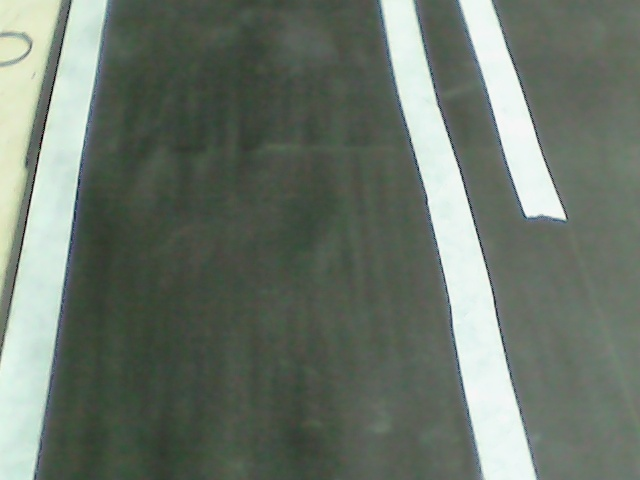
#> input picture DATA COLLECTED/IMG0/Image_1683151327238264.jpg, 640 x 480 px, given in place of the camera
$ python hypid.py
#> lines starting #> are read from the running program, lines starting #| are printed output that depends on the picture; after the words box and inside, x2 and y2 are one past the last pixel; in counts of white or black regions, pixels touching at a corner belong together
import cv2
import numpy as np
import math
import time

def getedge(frame):
    framehsv= cv2.cvtColor(frame,cv2.COLOR_BGR2HSV)
    lower_bound=np.array([80,50,0], dtype="uint8")
    upper_bound=np.array([255,255,255], dtype="uint8")
    maskframe=cv2.inRange(framehsv,lower_bound,upper_bound)
    canny=cv2.Canny(maskframe,50,150)
    return canny


def area_of_interest(edges):
    height, width = edges.shape
    mask = np.zeros_like(edges)

    polygon = np.array([[
        (0,height),
        (0,0),
        (width ,0),
        (width , height),
    ]], np.int32)

    cv2.fillPoly(mask, polygon, 255)

    cropped_edges = cv2.bitwise_and(edges, mask)
    cv2.imshow("roi",cropped_edges)
    return cropped_edges

def getlinerequired(cropped_edges):
    rho = 1
    theta = np.pi / 180
    min_threshold = 10
    line_segments = cv2.HoughLinesP(cropped_edges, rho, theta, min_threshold, np.array([]), minLineLength=5, maxLineGap=150)
    return line_segments

def average_slope_intercept(frame, line_segments):
    lane_lines = []

    if line_segments is None:
        print("no line segment detected")
        return lane_lines

    height, width,_ = frame.shape
    left_fit = []
    right_fit = []
    boundary = 1/3

    left_region_boundary = width * (1 - boundary)
    right_region_boundary = width * boundary

    for line_segment in line_segments:
        for x1, y1, x2, y2 in line_segment:
            if x1 == x2:
                #print("skipping vertical lines (slope = infinity)")
                continue

            fit = np.polyfit((x1, x2), (y1, y2), 1)
            slope = (y2 - y1) / (x2 - x1)
            intercept = y1 - (slope * x1)

            if slope < 0:
                if x1 < left_region_boundary and x2 < left_region_boundary:
                    left_fit.append((slope, intercept))
            else:
                if x1 > right_region_boundary and x2 > right_region_boundary:
                    right_fit.append((slope, intercept))

    left_fit_average = np.average(left_fit, axis=0)
    if len(left_fit) > 0:
        lane_lines.append(make_points(frame, left_fit_average))

    right_fit_average = np.average(right_fit, axis=0)
    if len(right_fit) > 0:
        lane_lines.append(make_points(frame, right_fit_average))

    return lane_lines

def make_points(frame, line):
    height, width, _ = frame.shape

    slope, intercept = line

    y1 = height  # bottom of the frame
    y2 = int(y1 / 2)  # make points from middle of the frame down

    if slope == 0:
        slope = 0.1

    x1 = int((y1 - intercept) / slope)
    x2 = int((y2 - intercept) / slope)

    return [[x1, y1, x2, y2]]

def display_lines(frame, lines, line_color=(0, 255, 0), line_width=6):
    line_image = np.zeros_like(frame)

    if lines is not None:
        for line in lines:
            for x1, y1, x2, y2 in line:
                cv2.line(line_image, (x1, y1), (x2, y2), line_color, line_width)

    line_image = cv2.addWeighted(frame, 0.8, line_image, 1, 1)

    return line_image

def display_heading_line(frame, steering_angle, line_color=(0, 0, 255), line_width=5 ):
    heading_image = np.zeros_like(frame)
    height, width, _ = frame.shape

    steering_angle_radian = steering_angle / 180.0 * math.pi

    x1 = int(width / 2)
    y1 = height
    x2 = int(x1 - height / 2 / math.tan(steering_angle_radian))
    y2 = int(height / 2)

    cv2.line(heading_image, (x1, y1), (x2, y2), line_color, line_width)
    heading_image = cv2.addWeighted(frame, 0.8, heading_image, 1, 1)

    return heading_image

def get_steering_angle(frame, lane_lines):

    height,width,_ = frame.shape

    if len(lane_lines) == 2:
        _, _, left_x2, _ = lane_lines[0][0]
        _, _, right_x2, _ = lane_lines[1][0]
        mid = int(width / 2)
        x_offset = (left_x2 + right_x2) / 2 - mid
        y_offset = int(height / 2)

    elif len(lane_lines) == 1:
        x1, _, x2, _ = lane_lines[0][0]
        x_offset = x2 - x1
        y_offset = int(height / 2)

    elif len(lane_lines) == 0:
        x_offset = 0
        y_offset = int(height / 2)

    angle_to_mid_radian = math.atan(x_offset / y_offset)
    angle_to_mid_deg = int(angle_to_mid_radian * 180.0 / math.pi)
    steering_angle = angle_to_mid_deg + 90

    return steering_angle


kp= 0.55
ki=0.75
kd=1.27
lasterror=0
lasttime=0


cam = cv2.VideoCapture(1)
while cam.isOpened():
    _, frame = cam.read()
#> frame is the input picture: shape (480, 640, 3); mean B, G, R 106.9, 117.7, 107.5
    edges=getedge(frame)
#> in getedge, `framehsv= cv2.cvtColor(frame,cv2.COLOR_BGR2HSV)`: framehsv: shape (480, 640, 3); mean H, S, V 58.5, 33.2, 118
#> in getedge, `maskframe=cv2.inRange(framehsv,lower_bound,upper_bound)`:
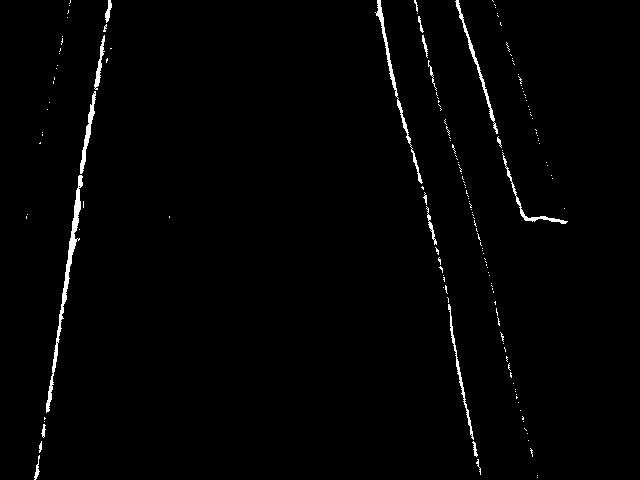
#> maskframe: shape (480, 640); 1.4% white; 163 white regions (143 under 20 px), largest, box (x1, y1, x2, y2) and area: (46, 175, 83, 413) 975, (375, 0, 423, 184) 569, (455, 0, 498, 134) 405
#> in getedge, `canny=cv2.Canny(maskframe,50,150)`:
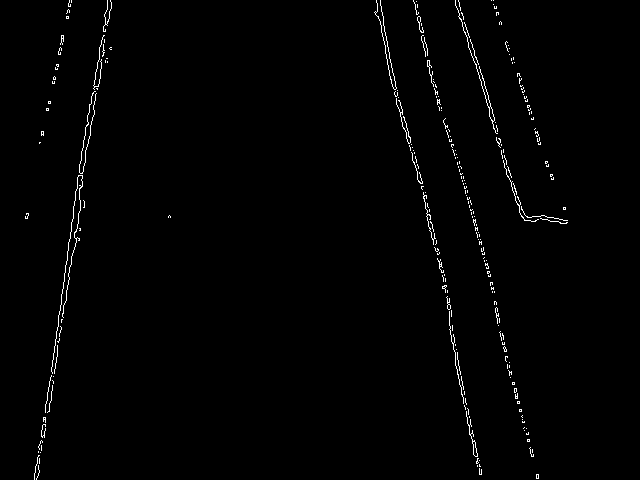
#> canny: shape (480, 640); 1.1% white in thin lines or dots, all inside (x1, y1, x2, y2) = (25, 0, 568, 480)
    aoi=area_of_interest(edges)
#> in area_of_interest, `cv2.fillPoly(mask, polygon, 255)`: mask: shape (480, 640); every value is 255
    line_segments=getlinerequired(aoi)
#> in getlinerequired, `line_segments = cv2.HoughLinesP(cropped_edges, rho, theta, min_thresho..`: line_segments = 61 rows, first 6: [36, 479, 89, 104], [380, 0, 481, 474], [459, 161, 538, 478], [49, 411, 107, 0], [383, 22, 412, 160], [48, 411, 104, 14]
    lane_lines = average_slope_intercept(frame,line_segments)
#> the loop in average_slope_intercept, `for line_segment in line_segments:` made 61 passes
#> line_segment on passes 1 to 12: [[36, 479, 89, 104]], [[380, 0, 481, 474]], [[459, 161, 538, 478]], [[49, 411, 107, 0]], [[383, 22, 412, 160]], [[48, 411, 104, 14]], [[458, 0, 525, 220]], [[63, 317, 107, 4]], [[410, 137, 481, 471]], [[427, 65, 488, 267]], [[414, 152, 457, 354]], [[455, 0, 521, 216]]
#> after the loop in average_slope_intercept, `for line_segment in line_segments:`: left_fit = [(-7.08, 733.7), (-7.09, 758.2), (-7.09, 751.3), (-7.11, 765.2), (-4.74, 336.5), (-7.02, 722.8), (-4.83, 335.1), (-7.28, 755.8), (-7.03, 769.3), (-7.15, 795.8), (-6.89, 713.2), (-7.1, 749.9), (-7.8, 856.2), (-7.12, 782.9), (-7.06, 738.1), (-4.73, 326.6)]; right_fit = 44 pairs, first value 0 to 10.5, second value -4374 to 221
#> in average_slope_intercept, `left_fit_average = np.average(left_fit, axis=0)`: left_fit_average = [-6.69, 680.7]
#> in make_points, `slope, intercept = line`: slope = -6.69; intercept = 680.7
#> in make_points, `x1 = int((y1 - intercept) / slope)`: x1 = 29
#> in make_points, `x2 = int((y2 - intercept) / slope)`: x2 = 65
#> in average_slope_intercept, `right_fit_average = np.average(right_fit, axis=0)`: right_fit_average = [3.75, -1541]
#> lane_lines = [[[29, 480, 65, 240]], [[539, 480, 475, 240]]]
    lane_lines_image = display_lines(frame,lane_lines)
#> the loop in display_lines, `for line in lines:` made 2 passes
#> after the loop in display_lines, `for line in lines:`:
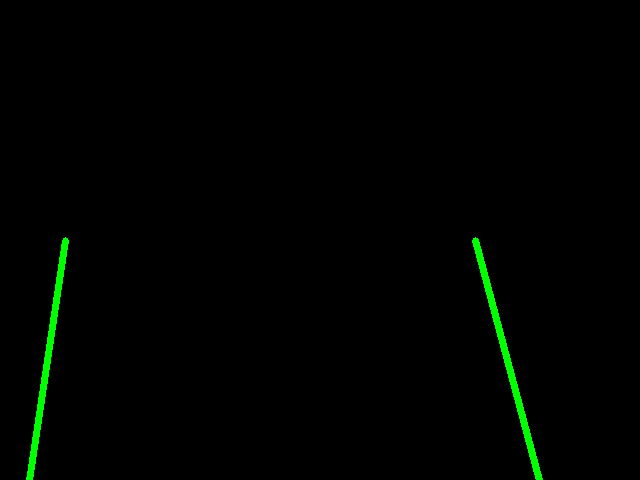
#> line_image: shape (480, 640, 3); mean of channels 0, 1, 2 0, 2.9, 0; drawn as B, G, R
#> in display_lines, `line_image = cv2.addWeighted(frame, 0.8, line_image, 1, 1)`:
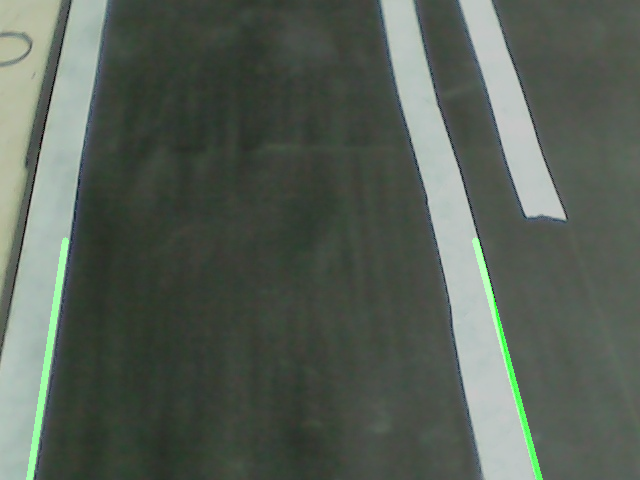
#> line_image: shape (480, 640, 3); mean B, G, R 86.5, 96.2, 87
    steering_angle = get_steering_angle(frame, lane_lines)
#> in get_steering_angle, `_, _, left_x2, _ = lane_lines[0][0]`: left_x2 = 65
#> in get_steering_angle, `_, _, right_x2, _ = lane_lines[1][0]`: right_x2 = 475
#> in get_steering_angle, `x_offset = (left_x2 + right_x2) / 2 - mid`: x_offset = -50
#> in get_steering_angle, `angle_to_mid_radian = math.atan(x_offset / y_offset)`: angle_to_mid_radian = -0.205
#> in get_steering_angle, `angle_to_mid_deg = int(angle_to_mid_radian * 180.0 / math.pi)`: angle_to_mid_deg = -11
#> in get_steering_angle, `steering_angle = angle_to_mid_deg + 90`: steering_angle = 79
#> steering_angle = 79
    heading_image = display_heading_line(lane_lines_image,steering_angle)
#> in display_heading_line, `steering_angle_radian = steering_angle / 180.0 * math.pi`: steering_angle_radian = 1.38
#> in display_heading_line, `x2 = int(x1 - height / 2 / math.tan(steering_angle_radian))`: x2 = 273
#> in display_heading_line, `heading_image = cv2.addWeighted(frame, 0.8, heading_image, 1, 1)`:
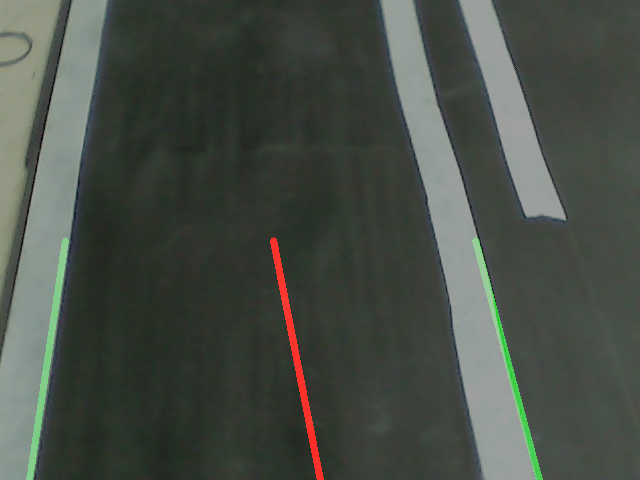
#> heading_image: shape (480, 640, 3); mean B, G, R 70.2, 78, 71.8
    cv2.imshow("heading line",heading_image)


    now=time.time()
    dt=now-lasttime

    changeinangle=steering_angle-90
#> changeinangle = -11
    errornow=abs(changeinangle)
#> errornow = 11
    proportional=kp*errornow
#> proportional = 6.05
    derivative=kd*(errornow-lasterror)/dt
#> derivative = 7.78e-09
    integral=ki*errornow*dt
#> integral = 1.48e+10
    Pid=int(steering_angle+proportional+derivative+integral)
#> Pid = 14810553618
    Pid-=90
#> Pid = 14810553528
    changeinangle=Pid
#> changeinangle = 14810553528


    if changeinangle<=5 and changeinangle>=-5:
        print("straight")

    elif changeinangle >6:
        print("right")

    elif changeinangle< -6:
        print("left")

    elif changeinangle >- 6 and changeinangle < 6:
        print("stop")

    lasterror=errornow
#> lasterror = 11
    lasterror=now

    cv2.imshow('video', frame)

    if cv2.waitKey(1) & 0xFF == ord('q'):
#> (key q is pressed here)
        break

cam.release()
cv2.destroyAllWindows()
